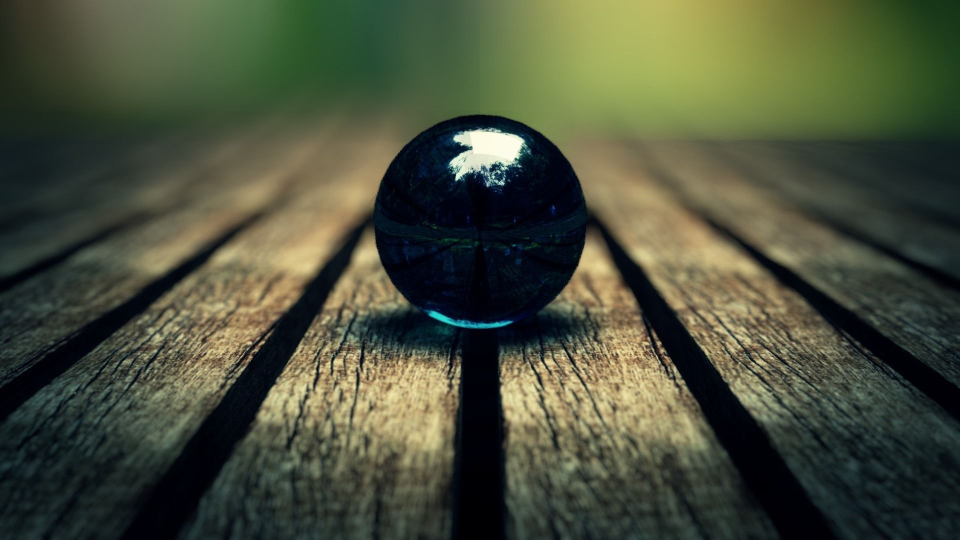
#> input picture OPENCV BEGGINNER LEVEL/code/imageSources/black_ball.jpg, 1920 x 1080 px (shown at 1/2 size); its folder holds 5 pictures in this run
$ python gui_features.py
#> lines starting #> are read from the running program, lines starting #| are printed output that depends on the picture
### OPENCV BEGGINNER LEVEL/code/import_images.py
import os
import cv2
images =[]

def addimage(imagename):
    images.append(imagename)

for i in os.listdir('imageSources'):
    images.append(i)

s=dict()


for i in images:
    a = (i.split('.'))[0]
    s[a] = str('imageSources\\'+i)

def show():
    print('the images in directory are', [i for i, j in s.items()])
    return True

# [5 lines left out: function extract, not called in this run]

def allImages():
    return [ str('imageSources\\'+i) for i in images]

# [4 lines left out: function dict_images, not called in this run]

#print(dict_images())

### OPENCV BEGGINNER LEVEL/code/gui_features.py
import cv2
import mul_images
import numpy as np
import import_images as ii


# [19 lines left out: function shapes, not called in this run]

'''
cv2.namedWindow('blackwindow',cv2.WINDOW_NORMAL)# there are totally 6 flages normal,auto_size,gui_normal,gui_expanded,fullscreen,keepratio,freeratio,opengl
    cv2.resizeWindow('blackwindow',512,512)#to resize the window
'''

def empty(x):
    pass

# [21 lines left out: function trackbar, not called in this run]

img  = cv2.imread('imageSources/black_ball.jpg')
#> img is the input picture: shape (1080, 1920, 3); mean B, G, R 59.4, 79.6, 74.1
image  = cv2.resize(img,(512,512))
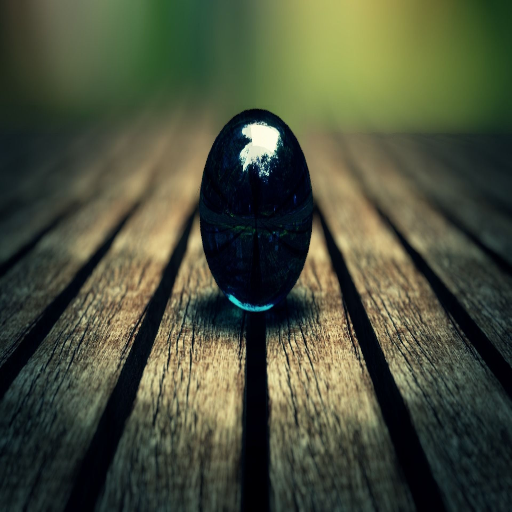
#> image: shape (512, 512, 3); mean B, G, R 59.3, 79.5, 74

# [70 lines left out: functions click_mouse, paint_brush, finding_bgr_single_image, finding_bgr, not called in this run]
